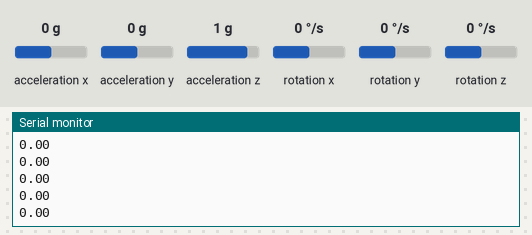
Simulated run of this sketch. Board: Arduino Nano 33 BLE. On the bench: the last lines printed to the serial monitor. The inputs (shaded band) are chosen by the test bench; at power-on: rotation x 0 °/s, rotation y 0 °/s, rotation z 0 °/s, acceleration x 0 g, acceleration y 0 g, acceleration z 1 g.

Above: at 1.2 s.
1.3 s: rotation x set to -192 °/s
At 1.34 s:
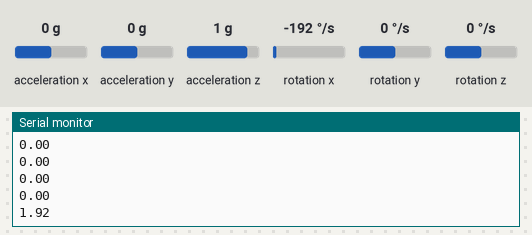
2.8 s: rotation y set to -192 °/s
At 2.88 s:
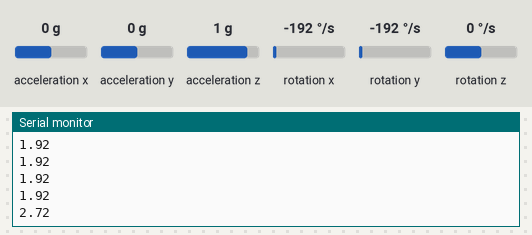
4.3 s: rotation z set to -192 °/s
At 4.32 s:
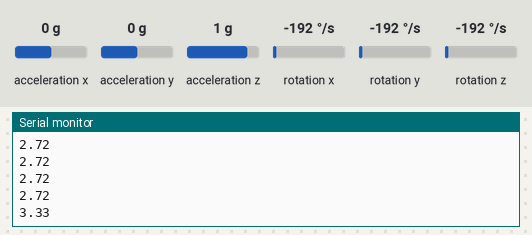
Timing chart, 0 to 7.3 s (numbered marks = the images above; inputs shaded):
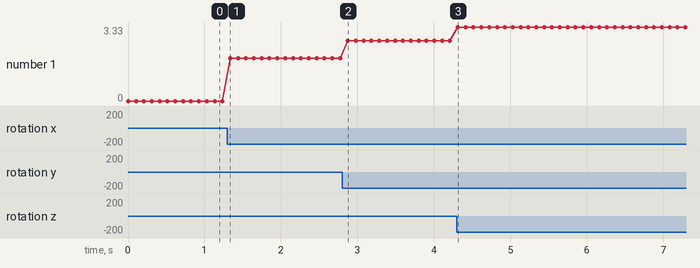

The sketch:

accelGyroToSpeedFile.ino
```cpp
#include <Arduino_BMI270_BMM150.h>

void setup() {
  Serial.begin(9600);
  while (!Serial) {
    ; // Wait for Serial to initialize
  }

  // Initialize the IMU sensor
  if (!IMU.begin()) {
    Serial.println("Failed to initialize IMU!");
    while (1) {
      ; // Halt if the IMU is not available
    }
  }

  Serial.println("IMU initialized successfully");
}

void loop() {
  float ax, ay, az;   // Accelerometer data (if needed for further processing)
  float gx, gy, gz;   // Gyroscope data

  // Check if sensor data is available
  if (IMU.accelerationAvailable() && IMU.gyroscopeAvailable()) {
    IMU.readAcceleration(ax, ay, az); // Read acceleration (not directly used here)
    IMU.readGyroscope(gx, gy, gz);      // Read gyroscope data

    // Calculate the magnitude of the gyroscope vector
    float gyroMagnitude = sqrt(gx * gx + gy * gy + gz * gz);

    // Apply a threshold filter to eliminate resting noise (e.g., 0.26 when idle)
    const float threshold = 5;  // Adjust threshold as needed based on testing
    if (gyroMagnitude < threshold) {
      gyroMagnitude = 0;
    }

    // Print the computed speed metric to the serial console

    Serial.println(gyroMagnitude/100);
  }

  // Short delay to allow for sensor update
  delay(100);
}
```

Measured:
- after the input at 1.3 s, the serial monitor: prints a new line at once (image 1)
- after the input at 2.8 s, the serial monitor: prints a new line after 0.08 s (image 2)
- after the input at 4.3 s, the serial monitor: prints a new line at once (image 3)
- plotted number 1: 0 → 1.92 after the input at 1.3 s, 1.92 → 2.72 after the input at 2.8 s, 2.72 → 3.33 after the input at 4.3 s
